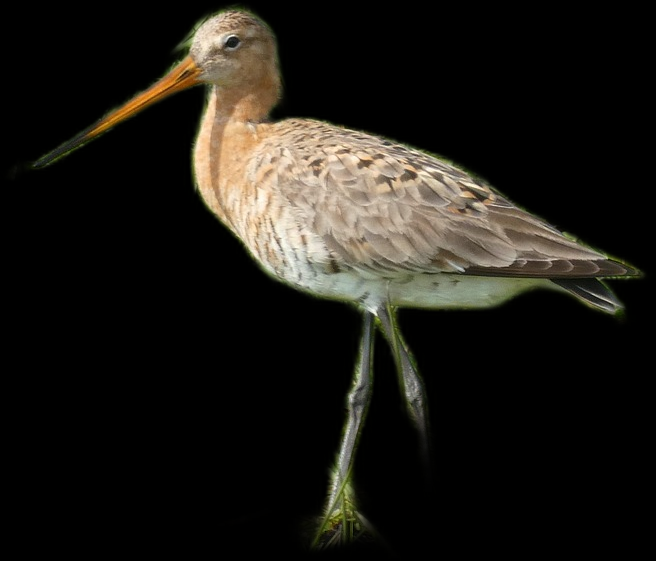
#> input picture presenter/out/cut_godwit.png, 656 x 561 px
$ python -i build.py   (imports and definitions only)
#> lines starting #> are read from the running program, lines starting #| are printed output that depends on the picture
### studio/common.py
"""Shared helpers: config loading, paths, logging, ffmpeg wrappers, fonts."""
from __future__ import annotations

import json
import shutil
import subprocess
import sys
from functools import lru_cache
from pathlib import Path

import yaml

ROOT = Path(__file__).resolve().parent.parent
QUEUE_DIR = ROOT / "scripts" / "queue"
DONE_DIR = ROOT / "scripts" / "done"
WORKING_DIR = ROOT / "scripts" / "working"   # scripts claimed by a running daily job (studio/claim.py)
OUTPUT_DIR = ROOT / "output"
WORK_DIR = ROOT / "work"
MUSIC_DIR = ROOT / "assets" / "music"
LOG_FILE = ROOT / "logs" / "uploads.csv"


def log(msg: str) -> None:
    print(f"[studio] {msg}", flush=True)


# [31 lines left out: functions load_config, run, media_duration, require_tools, not called in this run]


def has_bengali(text: str) -> bool:
    return any("ঀ" <= ch <= "৿" for ch in text)


# [9 lines left out: function font_file, not called in this run]


def font_family_for(text: str) -> str:
    return "Noto Sans Bengali" if has_bengali(text) else "Noto Sans"

### presenter/build.py
"""Presenter Short: an AI-made host talks to camera while cards, maps and labels
pop up around them, like a face-cam YouTuber's edited Short.

    python -m presenter.build prep      # free Edge voice, host picture, stock, cutouts
    python -m presenter.build compose   # draw every frame, sound design, final mp4

The talking-head video (presenter/out/talk.mp4) is made between the two steps by
SadTalker (free, open source) in the workflow presenter-test.yml. Nothing here
uploads anything, and nothing uses ElevenLabs.
"""
from __future__ import annotations

import asyncio
import hashlib
import io
import json
import math
import os
import random
import shutil
import subprocess
import sys
import time
import urllib.parse
from pathlib import Path

import numpy as np
import requests
from PIL import Image, ImageDraw, ImageFilter, ImageFont

from studio import motion, tts, visuals
from studio.common import MUSIC_DIR, ROOT, log, media_duration, run

P = ROOT / "presenter"
OUT = P / "out"
WORK = P / "work"
MEDIA = OUT / "media"
W, H, FPS = 1080, 1920, 30
HOST_W, HOST_H = 1080, 1350          # the host's picture, placed at the bottom of the frame
HOST_Y = H - HOST_H
FONT = ROOT / "assets" / "fonts" / "Montserrat.ttf"
YELLOW = (255, 214, 10)
CYAN = (90, 220, 255)
TAIL = 1.3                           # seconds after the last word

CARD = (70, 140, 1010, 760)          # face layout: floating card box
PIP = (48, 1150, 48 + 380, 1150 + 475)   # map/globe layout: the host, bottom left
CAP_Y = {"face": 1470, "map": 1050, "globe": 1050}

ROUTES = {   # lon, lat
    "tern": [(-45, 71), (-30, 64), (-20, 50), (-17, 33), (-22, 15), (-15, 0), (-8, -18),
             (0, -38), (8, -55), (12, -68)],
    "godwit": [(-163, 60), (-168, 45), (-173, 28), (-178, 10), (-182, -10), (-185, -27), (-186, -38)],
}


def font(px: float) -> ImageFont.FreeTypeFont:
    return ImageFont.truetype(str(FONT), max(8, int(px)))


def ease(t: float) -> float:
    t = min(max(t, 0.0), 1.0)
    return t * t * (3 - 2 * t)


# [4 lines left out: function back, not called in this run]


def load_script() -> dict:
    return json.loads((P / "script.json").read_text(encoding="utf-8"))


def full_text(data: dict) -> str:
    return " ".join(b["text"] for b in data["beats"])


# ====================================================================== prep
# [51 lines left out: functions prep, make_voice, _host_from_square, not called in this run]


def make_host(data: dict) -> None:
    out = OUT / "presenter.png"
    if out.exists():
        log("host picture: kept")
        return
    prompt = data["presenter_prompt"]
    ua = {"User-Agent": "Mozilla/5.0 (X11; Linux x86_64) AppleWebKit/537.36 Chrome/124 Safari/537.36"}
    # The free tier allows one picture every 45 s per address, so wait between tries.
    url = "https://image.pollinations.ai/prompt/" + urllib.parse.quote(prompt)
    for n, seed in enumerate((101, 101, 202, 202, 303, 404, 505, 606)):
        params = {"width": 1080, "height": 1350, "seed": seed, "nologo": "true"}
        if n < 6:
            params["model"] = "flux"
        try:
            r = requests.get(url, timeout=240, params=params, headers=ua)
            ctype = r.headers.get("content-type", "")
            if r.status_code != 200 or not ctype.startswith("image"):
                log(f"host picture: pollinations said {r.status_code}: {r.text[:160]!r}")
                time.sleep(55)
                continue
            img = Image.open(io.BytesIO(r.content)).convert("RGB")
            if img.width >= 600:  # the free tier gives about 686x858
                from PIL import ImageFilter
                small = img.size
                img = cover(img, (HOST_W, HOST_H)).filter(
                    ImageFilter.UnsharpMask(radius=2, percent=60, threshold=2))
                img.save(out)
                log(f"host picture: made by pollinations (seed {seed}, {small} -> {img.size})")
                return
            log(f"host picture: too small {img.size}")
        except Exception as e:  # noqa: BLE001
            log(f"host picture attempt failed: {type(e).__name__}: {e}")
        time.sleep(55)
    # Fallback: a made-up face from a StyleGAN generator (not a real person).
    for _ in range(3):
        try:
            r = requests.get("https://thispersondoesnotexist.com/", timeout=60, headers=ua)
            if r.status_code == 200 and r.headers.get("content-type", "").startswith("image"):
                img = Image.open(io.BytesIO(r.content)).convert("RGB")
                _host_from_square(img).save(out)
                log(f"host picture: made by thispersondoesnotexist ({img.size})")
                return
            log(f"host picture: fallback said {r.status_code} {r.headers.get('content-type')}")
        except Exception as e:  # noqa: BLE001
            log(f"host picture fallback failed: {type(e).__name__}: {e}")
        time.sleep(3)
    raise SystemExit("Could not make the host picture")


# [143 lines left out: functions make_cutouts, cover, rounded_mask, shadow_for, text_img, pill and 4 more, not called in this run]


# ============================================================== timeline
class Timeline:
    # [32 lines left out: functions __init__, word_time, beat_at, not called in this run]


# ================================================================ sources
class HostVideo:
    """Frames of the talking host, in step with the output frames."""

    # [22 lines left out: functions __init__, next, not called in this run]


class ClipFrames:
    """A stock video clip decoded at card size."""

    # [66 lines left out: functions __init__, next, card_media, save_media, not called in this run]


# ================================================================== world
class Map:
    # [25 lines left out: functions __init__, _vignette, cam, project, not called in this run]

    def view(self, cam) -> Image.Image:
        return self.world.view(cam[0], cam[1], cam[2], (W, H)).convert("RGBA")


def smooth(points: list[tuple[float, float]], n: int = 200) -> list[tuple[float, float]]:
#> called with n = 200
    pts = [points[0]] + points + [points[-1]]
    out = []
    for i in range(1, len(pts) - 2):
        p0, p1, p2, p3 = pts[i - 1], pts[i], pts[i + 1], pts[i + 2]
        for s in range(n // (len(points) - 1)):
            t = s / (n // (len(points) - 1))
            t2, t3 = t * t, t * t * t
            out.append(tuple(0.5 * ((2 * p1[j]) + (-p0[j] + p2[j]) * t + (2 * p0[j] - 5 * p1[j] + 4 * p2[j] - p3[j]) * t2
                                    + (-p0[j] + 3 * p1[j] - 3 * p2[j] + p3[j]) * t3) for j in range(2)))
    out.append(points[-1])
    return out


ROUTE_PTS = {k: smooth(v) for k, v in ROUTES.items()}


# [405 lines left out: functions route_prog, draw_route, dashed_lat, compose, prerender, draw_card and 3 more, not called in this run]


_cap_cache: dict = {}


# [36 lines left out: functions draw_caption, caption_img, not called in this run]


# [3 lines not run here, left out]

>>> import cv2
>>> picture = cv2.imread('out/cut_godwit.png', cv2.IMREAD_GRAYSCALE)
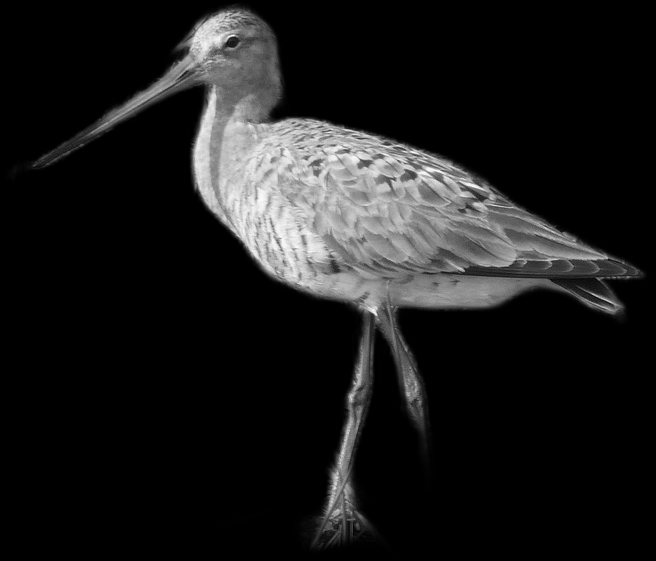
#> picture: shape (561, 656); min 0, max 252, mean 27.3
>>> result = make_host(picture)
